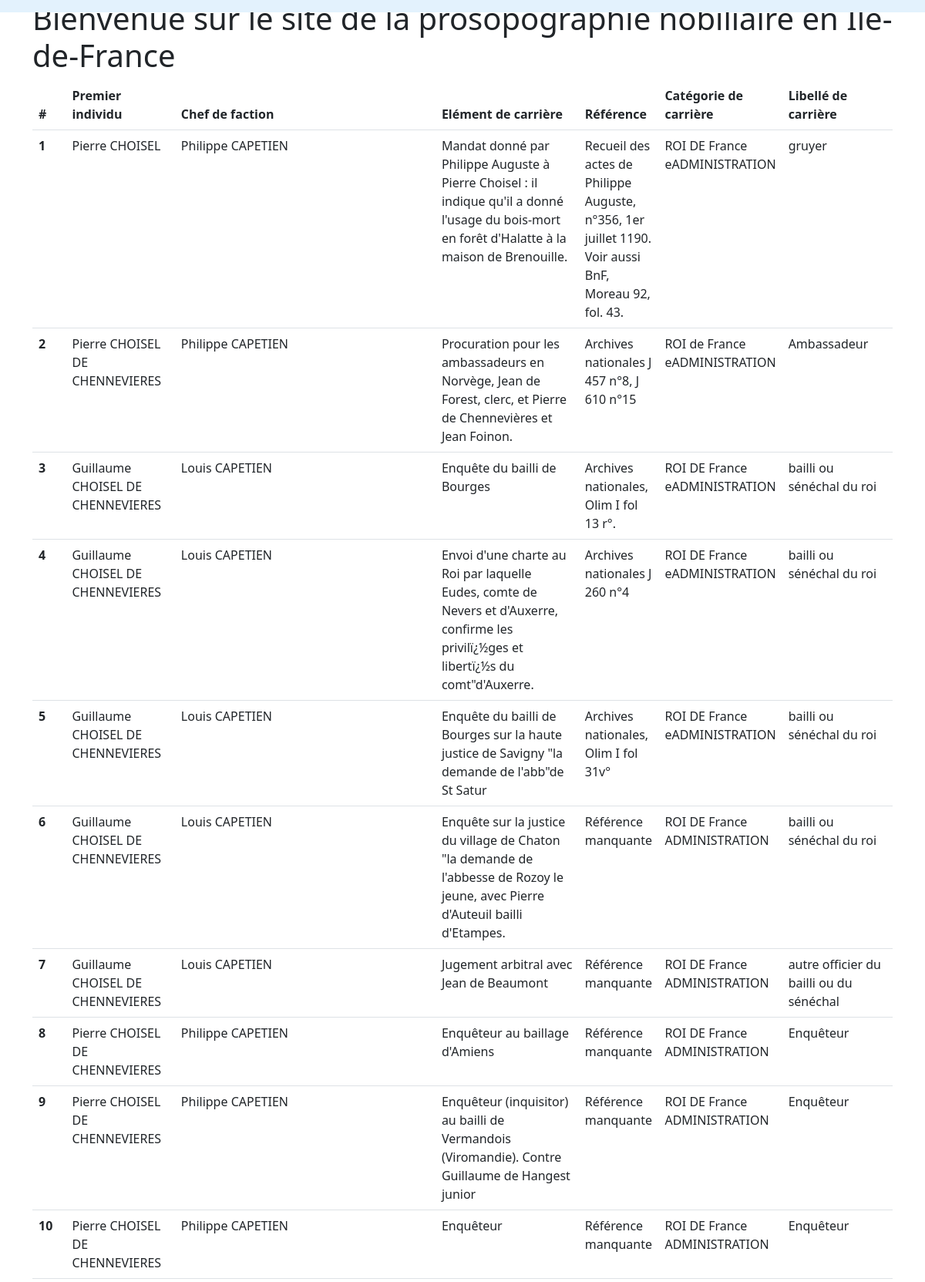
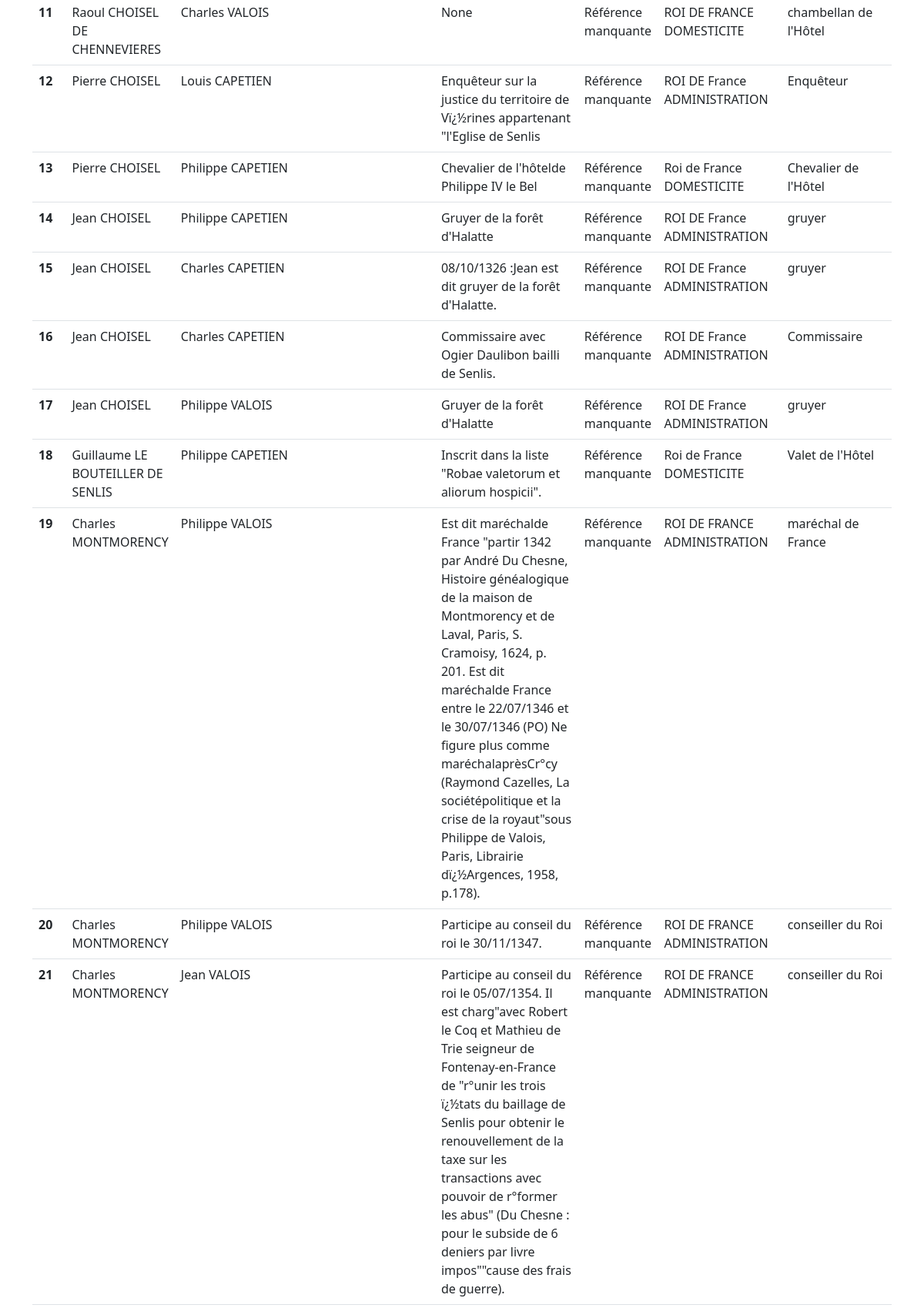
The app's page /all_carrieres (upper part) with its own data (2 pictures, top to bottom).
### app/models/nobility.py (models this page shows)
class CrrCarriere(db.Model):
    __tablename__="crrcarriere"
    CRR_id=db.Column(db.Integer,primary_key=True)
    IND_id_1=db.Column(db.Integer, db.ForeignKey('indindividus.IND_id'), primary_key=True)
    IND_id_2=db.Column(db.Integer, db.ForeignKey('indindividus.IND_id'), primary_key=True)
    TYP_type_6=db.Column(db.Integer,db.ForeignKey('typtype6.TYP_id_6'), primary_key=True)
    REF_id=db.Column(db.Integer,db.ForeignKey('refdocuments.REF_id'), primary_key=True)
    CRR_dat_deb=db.Column(db.Text)
    CRR_dat_fin=db.Column(db.Text)
    CRR_lib=db.Column(db.Text)
    CRR_desc=db.Column(db.Text)
    CRR_comment=db.Column(db.Text)
    CRR_fiab=db.Column(db.Integer)

class RefDocuments(db.Model):
    __tablename__="refdocuments"
    REF_id=db.Column(db.Integer, primary_key=True)
    REF_code=db.Column(db.Text)
    REF_fond=db.Column(db.Text)
    REF_classification=db.Column(db.Text)
    REF_desc=db.Column(db.Text)
    REF_comm=db.Column(db.Text)
    REF_transc=db.Column(db.Text)
    REF_trad=db.Column(db.Text)
    REF_date=db.Column(db.Text)
    REF_fiab=db.Column(db.Integer)
    references = db.relationship(
        'CrrCarriere',
        backref='references',
        lazy='dynamic'
        )

class TypType6(db.Model):
    __tablename__="typtype6"
    TYP_id_6=db.Column(db.Integer, primary_key=True)
    TYP_groupes=db.Column(db.Text)
    TYP_sous_groupes=db.Column(db.Text)
    TYP_lib=db.Column(db.Text)
    TYP_fiab=db.Column(db.Integer)
    type_relations=db.relationship(
        'CrrCarriere',
        backref='type_relations',
        lazy='dynamic'
        )

### app/routes/generales.py (the view)
@app.route("/all_carrieres")
def all_carrieres():
  results = CrrCarriere.query.all()
  donnees = []
  for carriere in results:
    individu_1 = IndIndividus.query.get(carriere.IND_id_1)
    individu_2 = IndIndividus.query.get(carriere.IND_id_2)
    reference=RefDocuments.query.get(carriere.REF_id)
    type_relation=TypType6.query.get(carriere.TYP_type_6)
    if reference is not None:
      donnees.append({
        "nomIndividu_1": f"{individu_1.IND_prenom} {individu_1.IND_lignage}" if individu_1 else "Inconnu",
        "nomIndividu_2": f"{individu_2.IND_prenom} {individu_2.IND_lignage}" if individu_2 else "Inconnu",
        "Element_de_carriere": carriere.CRR_desc,
        "Référence_carriere": reference.REF_desc,
        "Type_carriere_groupe":f"{type_relation.TYP_groupes} e{type_relation.TYP_sous_groupes}",
        "Type_carriere_libelle":type_relation.TYP_lib
      })
    else:
      donnees.append({
        "nomIndividu_1": f"{individu_1.IND_prenom} {individu_1.IND_lignage}" if individu_1 else "Inconnu",
        "nomIndividu_2": f"{individu_2.IND_prenom} {individu_2.IND_lignage}" if individu_2 else "Inconnu",
        "Element_de_carriere": carriere.CRR_desc,
        "Référence_carriere": "Référence manquante",
        "Type_carriere_groupe":f"{type_relation.TYP_groupes} {type_relation.TYP_sous_groupes}",
        "Type_carriere_libelle":type_relation.TYP_lib
      })
  return render_template("pages/toutes_carrieres.html", donnees=donnees, sous_titre="Toutes les carrieres")

### app/templates/pages/toutes_carrieres.html
{% extends "partials/conteneur.html" %}
{% block body %}
    <div class="container">
        <h1>Bienvenue sur le site de la prosopographie nobiliaire en Île-de-France</h1>
        {%if donnees%}
        <table class="table">
            <thead>
                <tr>
                    <th scope="col">#</th>
                    <th scope="col">Premier individu</th>
                    <th scope="col">Chef de faction</th>
                    <th scope="col">Elément de carrière</th>
                    <th scope="col">Référence</th>
                    <th scope="col">Catégorie de carrière</th>
                    <th scope="col">Libellé de carrière</th>
                </tr>
            </thead>
            <tbody>
                {%for carriere in donnees%}
                <tr>
                    <th scope="row">{{loop.index}}</th>
                    <td>{{carriere.nomIndividu_1}}</td>
                    <td>{{carriere.nomIndividu_2}}</td>
                    <td>{{carriere.Element_de_carriere}}</td>
                    <td>{{carriere.Référence_carriere}}</td>
                    <td>{{carriere.Type_carriere_groupe}}</td>
                    <td>{{carriere.Type_carriere_libelle}}</td>
                </tr>
                {%endfor%}
            </tbody>
        </table>
        {%endif%}
    </div>
{% endblock %}

### app/templates/partials/conteneur.html (shortened to what this page needs)
<!doctype html>
<html lang="en">
<head>
    {% include "partials/css.html" %}
</head>
<body>
    <nav class="navbar navbar-expand-lg  fixed-top navbar-light" style="background-color: #e3f2fd;">
    </nav>
    {% block body%}{%endblock%}
</body>
</html>

### app/templates/partials/css.html (shortened to what this page needs)
<link href="https://cdn.jsdelivr.net/npm/bootstrap@5.2.2/dist/css/bootstrap.min.css" rel="stylesheet"
>
<link rel="stylesheet" href="{{ url_for('static', filename='css/font-awesome.css')}}">

### records on screen
CrrCarriere: Element_de_carriere "Mandat donné par Philippe Auguste à Pierre Choisel : il indique qu'il a donné l'usage du bois-mort en forêt d'Halatte à la maison de Brenouille."
RefDocuments: Référence_carriere "Recueil des actes de Philippe Auguste, n°356, 1er juillet 1190. Voir aussi BnF, Moreau 92, fol. 43."
TypType6: Type_carriere_libelle "gruyer" "gruyer" "gruyer" "gruyer"
CrrCarriere: Element_de_carriere "Procuration pour les ambassadeurs en Norvège, Jean de Forest, clerc, et Pierre de Chennevières et Jean Foinon."
RefDocuments: Référence_carriere "Archives nationales J 457 n°8, J 610 n°15"
TypType6: Type_carriere_libelle "Ambassadeur"
CrrCarriere: Element_de_carriere "Enquête du bailli de Bourges"
RefDocuments: Référence_carriere "Archives nationales, Olim I fol 13 r°."
TypType6: Type_carriere_libelle "bailli ou sénéchal du roi" "bailli ou sénéchal du roi" "bailli ou sénéchal du roi" "bailli ou sénéchal du roi"
CrrCarriere: Element_de_carriere "Envoi d'une charte au Roi par laquelle Eudes, comte de Nevers et d'Auxerre, confirme les privilï¿½ges et libertï¿½s du comt\"d'Auxerre."
RefDocuments: Référence_carriere "Archives nationales J 260 n°4"
CrrCarriere: Element_de_carriere "Enquête du bailli de Bourges sur la haute justice de Savigny \"la demande de l'abb\"de St Satur"
RefDocuments: Référence_carriere "Archives nationales, Olim I fol 31v°"
CrrCarriere: Element_de_carriere "Enquête sur la justice du village de Chaton \"la demande de l'abbesse de Rozoy le jeune, avec Pierre d'Auteuil bailli d'Etampes."
CrrCarriere: Element_de_carriere "Jugement arbitral avec Jean de Beaumont"
TypType6: Type_carriere_libelle "autre officier du bailli ou du sénéchal"
CrrCarriere: Element_de_carriere "Enquêteur au baillage d'Amiens"
TypType6: Type_carriere_libelle "Enquêteur" "Enquêteur" "Enquêteur" "Enquêteur"
CrrCarriere: Element_de_carriere "Enquêteur (inquisitor) au bailli de Vermandois (Viromandie). Contre Guillaume de Hangest junior"
CrrCarriere: Element_de_carriere "Enquêteur"
TypType6: nomIndividu_1 "Raoul CHOISEL DE CHENNEVIERES", nomIndividu_2 "Charles VALOIS", Element_de_carriere "None", Référence_carriere "Référence manquante", Type_carriere_groupe "ROI DE FRANCE DOMESTICITE", Type_carriere_libelle "chambellan de l'Hôtel"
CrrCarriere: Element_de_carriere "Enquêteur sur la justice du territoire de Vï¿½rines appartenant \"l'Eglise de Senlis"
CrrCarriere: Element_de_carriere "Chevalier de l'hôtelde Philippe IV le Bel"
TypType6: Type_carriere_libelle "Chevalier de l'Hôtel"
CrrCarriere: Element_de_carriere "Gruyer de la forêt d'Halatte"
CrrCarriere: Element_de_carriere "08/10/1326 :Jean est dit gruyer de la forêt d'Halatte."
CrrCarriere: Element_de_carriere "Commissaire avec Ogier Daulibon bailli de Senlis."
TypType6: Type_carriere_libelle "Commissaire"
CrrCarriere: Element_de_carriere "Gruyer de la forêt d'Halatte"
CrrCarriere: Element_de_carriere "Inscrit dans la liste \"Robae valetorum et aliorum hospicii\"."
TypType6: Type_carriere_libelle "Valet de l'Hôtel"
CrrCarriere: Element_de_carriere "Est dit maréchalde France \"partir 1342 par André Du Chesne, Histoire généalogique de la maison de Montmorency et de Laval, Paris, S. Cramoisy, 1624, p. 201. Est dit maréchalde France entre le 22/07/1346 et le 30/07/1346 (PO) Ne figure plus comme maréchalaprèsCr°cy (Raymond Cazelles, La sociétépolitique et la crise de la royaut\"sous Philippe de Valois, Paris, Librairie dï¿½Argences, 1958, p.178)."
TypType6: Type_carriere_libelle "maréchal de France"
CrrCarriere: Element_de_carriere "Participe au conseil du roi le 30/11/1347."
TypType6: Type_carriere_libelle "conseiller du Roi" "conseiller du Roi"
CrrCarriere: Element_de_carriere "Participe au conseil du roi le 05/07/1354. Il est charg\"avec Robert le Coq et Mathieu de Trie seigneur de Fontenay-en-France de \"r°unir les trois ï¿½tats du baillage de Senlis pour obtenir le renouvellement de la taxe sur les transactions avec pouvoir de r°former les abus\" (Du Chesne : pour le subside de 6 deniers par livre impos\"\"cause des frais de guerre)."

### other values on screen
{{ carriere.nomIndividu_1 }} "Pierre CHOISEL" "Pierre CHOISEL DE CHENNEVIERES" "Guillaume CHOISEL DE CHENNEVIERES" "Guillaume CHOISEL DE CHENNEVIERES" "Guillaume CHOISEL DE CHENNEVIERES" "Guillaume CHOISEL DE CHENNEVIERES" "Guillaume CHOISEL DE CHENNEVIERES" "Pierre CHOISEL DE CHENNEVIERES" "Pierre CHOISEL DE CHENNEVIERES" "Pierre CHOISEL DE CHENNEVIERES" "Pierre CHOISEL" "Pierre CHOISEL" "Jean CHOISEL" "Jean CHOISEL" "Jean CHOISEL" "Jean CHOISEL" "Guillaume LE BOUTEILLER DE SENLIS" "Charles MONTMORENCY" "Charles MONTMORENCY" "Charles MONTMORENCY"
{{ carriere.nomIndividu_2 }} "Philippe CAPETIEN" "Philippe CAPETIEN" "Louis CAPETIEN" "Louis CAPETIEN" "Louis CAPETIEN" "Louis CAPETIEN" "Louis CAPETIEN" "Philippe CAPETIEN" "Philippe CAPETIEN" "Philippe CAPETIEN" "Louis CAPETIEN" "Philippe CAPETIEN" "Philippe CAPETIEN" "Charles CAPETIEN" "Charles CAPETIEN" "Philippe VALOIS" "Philippe CAPETIEN" "Philippe VALOIS" "Philippe VALOIS" "Jean VALOIS"
{{ carriere.Type_carriere_groupe }} "ROI DE France eADMINISTRATION" "ROI de France eADMINISTRATION" "ROI DE France eADMINISTRATION" "ROI DE France eADMINISTRATION" "ROI DE France eADMINISTRATION" "ROI DE France ADMINISTRATION" "ROI DE France ADMINISTRATION" "ROI DE France ADMINISTRATION" "ROI DE France ADMINISTRATION" "ROI DE France ADMINISTRATION" "ROI DE France ADMINISTRATION" "Roi de France DOMESTICITE" "ROI DE France ADMINISTRATION" "ROI DE France ADMINISTRATION" "ROI DE France ADMINISTRATION" "ROI DE France ADMINISTRATION" "Roi de France DOMESTICITE" "ROI DE FRANCE ADMINISTRATION" "ROI DE FRANCE ADMINISTRATION" "ROI DE FRANCE ADMINISTRATION"
{{ carriere.Référence_carriere }} "Référence manquante" "Référence manquante" "Référence manquante" "Référence manquante" "Référence manquante" "Référence manquante" "Référence manquante" "Référence manquante" "Référence manquante" "Référence manquante" "Référence manquante" "Référence manquante" "Référence manquante" "Référence manquante" "Référence manquante"
